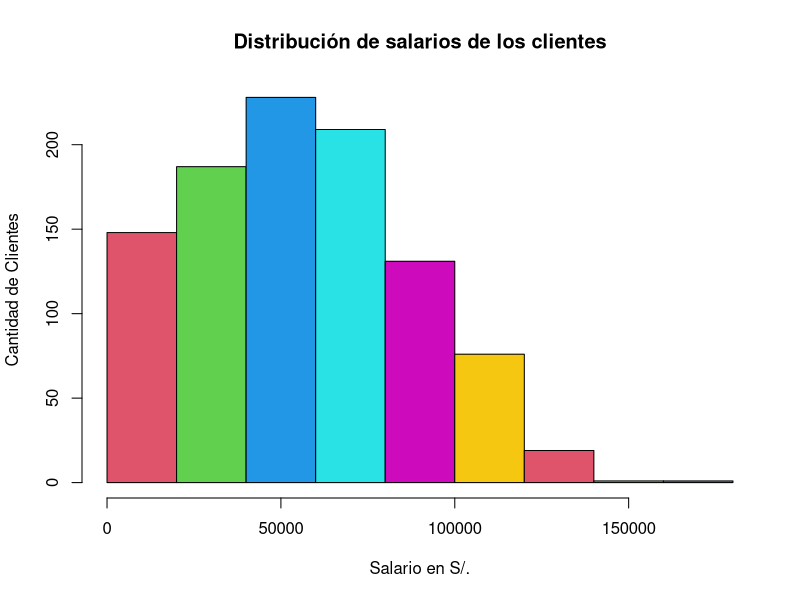

Recreate this plot in R.
# Importando base de datos en formato .CSV
marketingData <- read.csv("datasets/MarketingDirecto.csv")

# Mostrando la distribución de la variable: Salario

h1<-hist(
  marketingData$Salario,
  main="Distribución de salarios de los clientes",
  breaks = "Sturges",
  xlab="Salario en S/.",
  col=2:7,
  ylab="Cantidad de Clientes")
